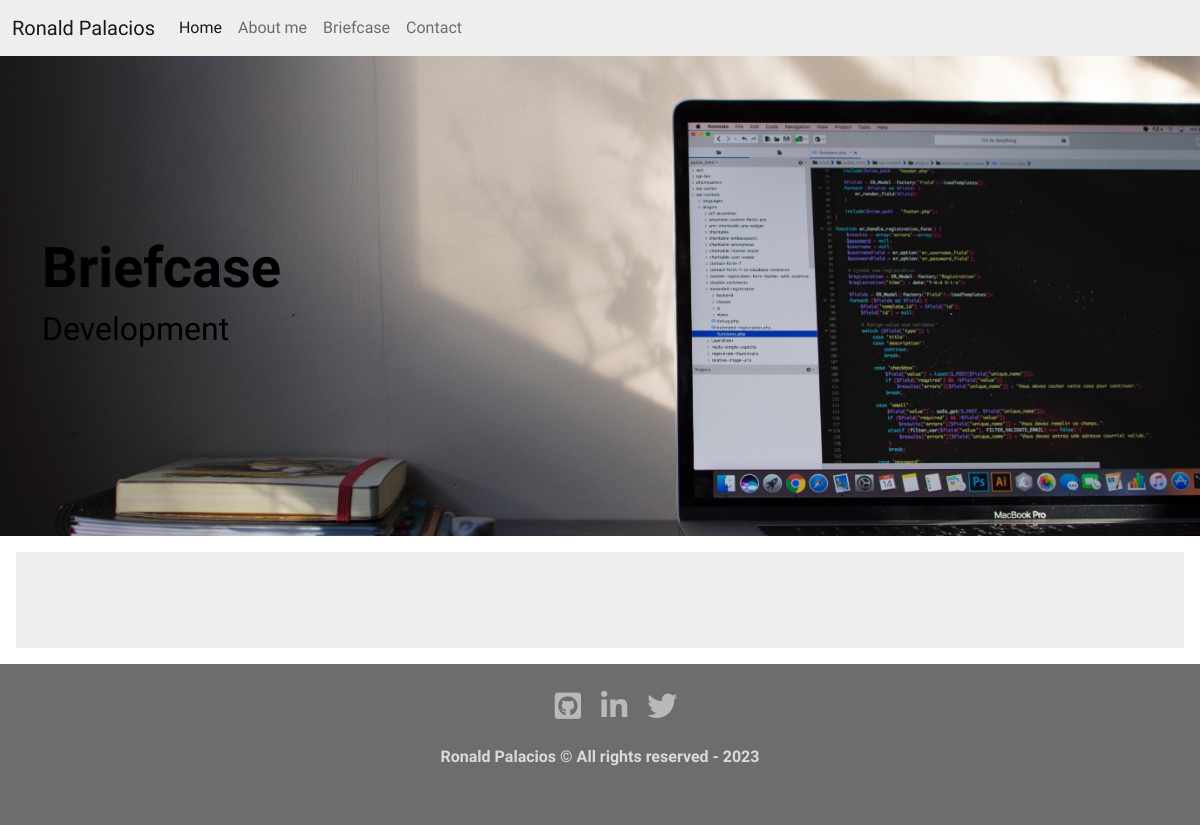
/portfolio/, run on an earlier commit of the app's database.
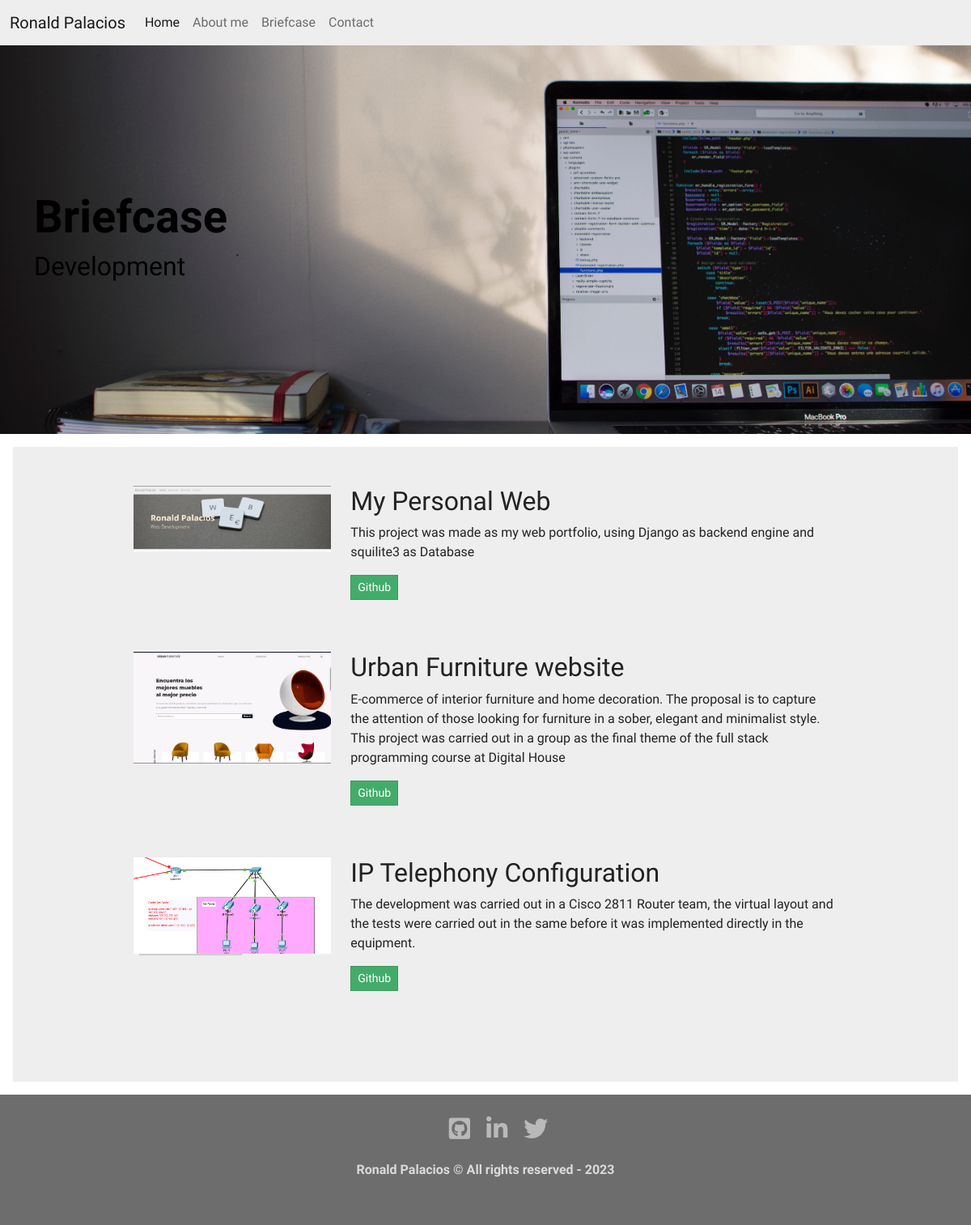
And on a later commit of the database.
### portfolio/models.py (models this page shows, shortened)
class Project(models.Model):
    title = models.CharField(max_length=150, verbose_name='Título')
    description = models.TextField(verbose_name='Descripción')
    image = models.ImageField(upload_to='projects', verbose_name='Imagen')
    link = models.URLField(max_length=180, blank=True, null=True, verbose_name='Enlace')
    created = models.DateTimeField(auto_now_add=True, verbose_name='Fecha Creación')
    updated = models.DateTimeField(auto_now=True, verbose_name='Fecha Modificación')
    class Meta:
        verbose_name = 'proyecto'
        verbose_name_plural = 'proyectos'
        ordering = ['-created']

### portfolio/views.py (the view)
# urls.py: path('portfolio/', portfolio_views.portfolio, name='portfolio'),
def portfolio(request):
    projects = Project.objects.all()
    return render(request, 'portfolio/portfolio.html', {'projects':projects})

### portfolio/templates/portfolio/portfolio.html (shortened to what this page needs)
{% extends 'core/base.html' %}
{% block image-header %} portfolio {% endblock %}
{% block title-header %}
<div>
    <h1 class="display-4 fw-bold" style= 'color:black'>Briefcase</h1>
</div>
<div>
    <h3 class="fs-2" style= 'color:black'>Development</h3>
</div>
{% endblock %}
{% block content %}
{% load static %}
{% for project in projects %}
<div class="row project mb-5">
    <div class="col-lg-3 col-md-4 offset-lg-1">
        <img class="img-fluid" src="{{ project.image.url }}" alt="">
    </div>
    <div class="col-lg-7 col-md-8">
        <h2 class="section-heading title">{{ project.title }}</h2>
        <p>{{ project.description }}</p>
        {% if project.link %}
            <p><a class="btn btn-sm btn-success" href="{{ project.link }}" target="blank">Github</a></p>
        {% else %}
            <p class="btn btn-sm btn-warning">En desarrollo...</p>
        {% endif %}
    </div>
</div>
{% endfor %}
{% endblock %}

What changed in the data, as far as the page shows it:
added Project: image (picture), title "My Personal Web", description "This project was made as my web portfolio, using Django as backend engine and squilite3 as Database"
added Project: image (picture), title "Urban Furniture website", description "E-commerce of interior furniture and home decoration. The proposal is to capture the attention of those looking for furniture in a sober, elegant and minimalist style. This project was carried out in a group as the final theme of the full stack programming course at Digital House"
added Project: image (picture), title "IP Telephony Configuration", description "The development was carried out in a Cisco 2811 Router team, the virtual layout and the tests were carried out in the same before it was implemented directly in the equipment."
